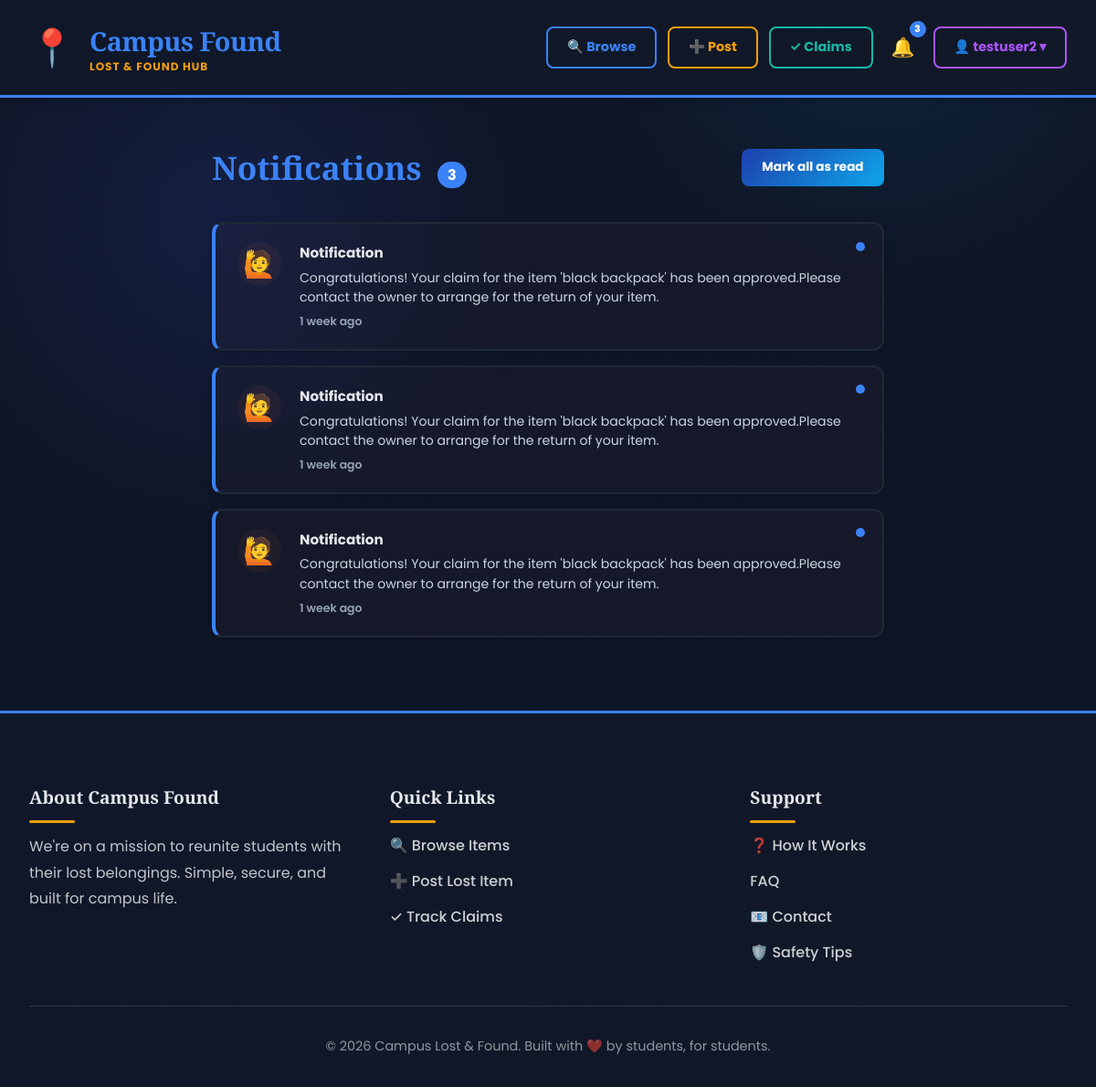
/notifications/ (signed in), run on the app's committed database.
### users/models.py (models this page shows)
class User(AbstractUser):
    ROLE_CHOICES = [
        ('student', 'Student'),
        ('admin', 'Admin')
    ]
    role = models.CharField(max_length=10, choices = ROLE_CHOICES, default='student')
    reputation_score = models.IntegerField(default=0)

### claims/models.py (models this page shows, shortened)
class Notification(models.Model):
    NOTIF_TYPES = [
        ('claim_received', 'Someone claimed your item'),
        ('claim_approved', 'Your claim was approved'),
        ('claim_rejected', 'Your claim was rejected'),
        ('item_match',     'A found item matches your lost report'),
        ('item_deleted',   'Your item was deleted by admin'),
    ]
    user       = models.ForeignKey(settings.AUTH_USER_MODEL, on_delete=models.CASCADE, related_name='notifications')
    notif_type = models.CharField(max_length=30, choices=NOTIF_TYPES, default='claim_received')
    title      = models.CharField(max_length=200, default='Notification')
    message    = models.TextField()
    item       = models.ForeignKey(Item, on_delete=models.SET_NULL, null=True, blank=True)
    is_read    = models.BooleanField(default=False)
    created_at = models.DateTimeField(auto_now_add=True)
    class Meta:
        ordering = ['-created_at']

### items/views.py (the view)
# urls.py: path('notifications/', notifications_view, name='notifications'),
@login_required(login_url='login')
def notifications_view(request):
    notifications = Notification.objects.filter(user=request.user)
    unread_count = notifications.filter(is_read=False).count()
    return render(request, 'notifications.html', {
        'notifications': notifications,
        'unread_count': unread_count,
    })

### items/context_processors.py (called while the page is built)
def notifications_count(request):
    if request.user.is_authenticated:
        count = request.user.notifications.filter(is_read=False).count()
    else:
        count = 0
    return {'unread_notifications': count}

### templates/notifications.html (shortened to what this page needs)
{% extends 'base.html' %}
{% block content %}
<div class="notif-container">
  <div class="notif-header">
    <h1>Notifications
      {% if unread_count %}
      <span style="font-size:1rem;background:var(--primary-rust);color:white;border-radius:20px;padding:0.2rem 0.7rem;margin-left:0.5rem;font-family:Poppins,sans-serif;">{{ unread_count }}</span>
      {% endif %}
    </h1>
    {% if notifications %}
    <a href="{% url 'mark_all_read' %}" class="mark-all-btn">Mark all as read</a>
    {% endif %}
  </div>
  {% if notifications %}
  <div class="notif-list">
    {% for notif in notifications %}
    <a href="{% url 'mark_read' notif.id %}{% if notif.item %}?next={% url 'item_detail' notif.item.id %}{% endif %}" style="text-decoration:none;">
      <div class="notif-card {% if not notif.is_read %}unread{% endif %}">
        <div class="notif-icon">
          {% if notif.notif_type == 'claim_received' %}🙋
          {% elif notif.notif_type == 'claim_approved' %}✅
          {% elif notif.notif_type == 'claim_rejected' %}❌
          {% elif notif.notif_type == 'item_match' %}🔍
          {% elif notif.notif_type == 'item_deleted' %}🗑️
          {% else %}🔔
          {% endif %}
        </div>
        <div class="notif-body">
          <div class="notif-title">{{ notif.title }}</div>
          <div class="notif-message">{{ notif.message }}</div>
          <div class="notif-time">{{ notif.created_at|timesince }} ago</div>
        </div>
        {% if not notif.is_read %}<div class="unread-dot"></div>{% endif %}
      </div>
    </a>
    {% endfor %}
  </div>
  {% else %}
  <div class="empty-state">
    <div class="empty-state-icon">🔔</div>
    <h2>No Notifications</h2>
    <p>You're all caught up! Notifications will appear here.</p>
  </div>
  {% endif %}
</div>
{% endblock %}

### templates/base.html (shortened to what this page needs)
{% load static %}
<!doctype html>
<html lang="en">
  <head>
  </head>
  <body>
    <nav class="navbar">
      <a href="{% url 'home' %}" class="navbar-brand">
        <div class="navbar-brand-logo">📍</div>
        <div class="navbar-brand-text">
          <h1>Campus Found</h1>
          <p>Lost & Found Hub</p>
        </div>
      </a>
      <div class="navbar-nav">
        <a href="{% url 'home' %}"
           class="nav-btn nav-btn-rust {% if request.resolver_match.url_name == 'home' %}active{% endif %}">
          🔍 Browse
        </a>
        <a href="{% url 'post_item' %}"
           class="nav-btn nav-btn-mustard {% if request.resolver_match.url_name == 'post_item' %}active{% endif %}">
          ➕ Post
        </a>
        <a href="{% url 'my_claims' %}"
           class="nav-btn nav-btn-sage {% if request.resolver_match.url_name == 'my_claims' %}active{% endif %}">
          ✓ Claims
        </a>
        <a href="{% url 'notifications' %}" class="nav-icon" title="Notifications">
          🔔
          {% if unread_notifications > 0 %}
          <span class="notif-badge">{{ unread_notifications }}</span>
          {% endif %}
        </a>
        {% if request.user.is_authenticated %}
        <div class="profile-dropdown">
          <div class="nav-btn nav-btn-mauve profile-dropdown-trigger">
            👤 {{ request.user.username }} ▾
          </div>
        </div>
        {% else %}
        <a href="{% url 'login' %}" class="nav-btn nav-btn-rust">🔑 Login</a>
        <a href="{% url 'register' %}" class="nav-btn nav-btn-mustard">📝 Register</a>
        {% endif %}
      </div>
    </nav>
    <main>{% block content %}{% endblock %}</main>
    <footer class="footer">
      <div class="footer-content">
        <div class="footer-section">
          <h3>About Campus Found</h3>
          <p>
            We're on a mission to reunite students with their lost belongings.
            Simple, secure, and built for campus life.
          </p>
        </div>
        <div class="footer-section">
          <h3>Quick Links</h3>
          <ul>
            <li><a href="{% url 'home' %}">🔍 Browse Items</a></li>
            <li><a href="{% url 'post_item' %}">➕ Post Lost Item</a></li>
            <li><a href="{% url 'my_claims' %}">✓ Track Claims</a></li>
          </ul>
        </div>
        <div class="footer-section">
          <h3>Support</h3>
          <ul>
            <li><a href="#">❓ How It Works</a></li>
            <li><a href="#">FAQ</a></li>
            <li><a href="#">📧 Contact</a></li>
            <li><a href="#">🛡️ Safety Tips</a></li>
          </ul>
        </div>
      </div>
      <div class="footer-bottom">
        <p>&copy; 2026 Campus Lost & Found. Built with ❤️ by students, for students.</p>
      </div>
    </footer>
  </body>
</html>

### templates/notifications.html (style rules this page uses)
.notif-container { max-width: 800px; margin: 3rem auto; padding: 0 2rem; }
.notif-header { display: flex; justify-content: space-between; align-items: center; margin-bottom: 2rem; }
.notif-header h1 { font-size: 2.2rem; font-family: "Playfair Display", serif; color: var(--primary-rust); }
.mark-all-btn { padding: 0.6rem 1.4rem; background: var(--gradient-primary); color: white; border: none; border-radius: 8px; font-weight: 700; font-size: 0.85rem; cursor: pointer; transition: all 0.3s; text-decoration: none; }
.notif-list { display: flex; flex-direction: column; gap: 1rem; }
.notif-card { background: var(--card-bg); border-radius: 12px; padding: 1.25rem 1.5rem; box-shadow: var(--shadow-sm); border: 2px solid var(--border-color); display: flex; align-items: flex-start; gap: 1.25rem; transition: all 0.3s; position: relative; }
.notif-card.unread { border-left: 4px solid var(--primary-rust); background: rgba(184,92,74,0.03); }
.notif-icon { font-size: 1.8rem; flex-shrink: 0; width: 48px; height: 48px; border-radius: 50%; display: flex; align-items: center; justify-content: center; background: rgba(184,92,74,0.08); }
.notif-body { flex: 1; }
.notif-title { font-weight: 700; color: var(--text-primary); margin-bottom: 0.25rem; font-size: 0.95rem; }
.notif-message { color: var(--text-secondary); font-size: 0.88rem; line-height: 1.5; }
.notif-time { font-size: 0.78rem; color: var(--text-light); margin-top: 0.4rem; font-weight: 600; }
.unread-dot { width: 10px; height: 10px; background: var(--primary-rust); border-radius: 50%; position: absolute; top: 1.2rem; right: 1.2rem; flex-shrink: 0; }

### data on the page
User: user.username "testuser2"
Notification: title "Notification", message "Congratulations! Your claim for the item 'black backpack' has been approved.Please contact the owner to arrange for the return of your item.", created_at "1 week", is_read False (drawn)
Notification: title "Notification", message "Congratulations! Your claim for the item 'black backpack' has been approved.Please contact the owner to arrange for the return of your item.", created_at "1 week", is_read False (drawn)
Notification: title "Notification", message "Congratulations! Your claim for the item 'black backpack' has been approved.Please contact the owner to arrange for the return of your item.", created_at "1 week", is_read False (drawn)

### other printed values
{{ unread_notifications }} "3"
{{ unread_count }} "3"
